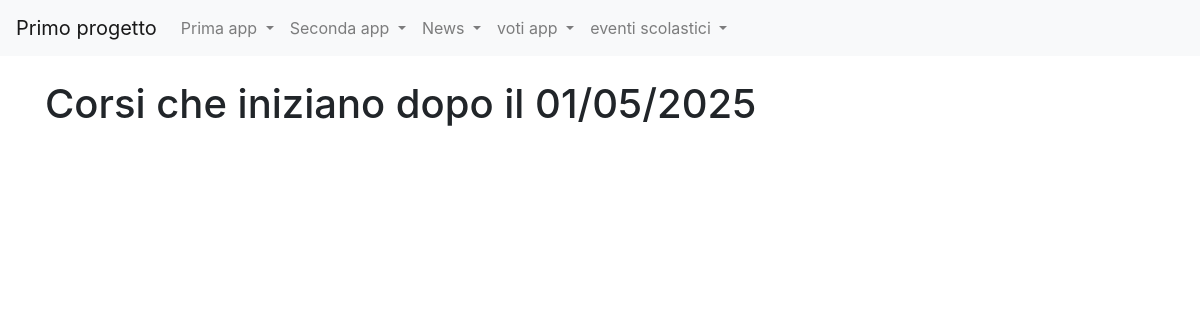
Before: /corsi_formazione/view_c_corsi with the older database file.
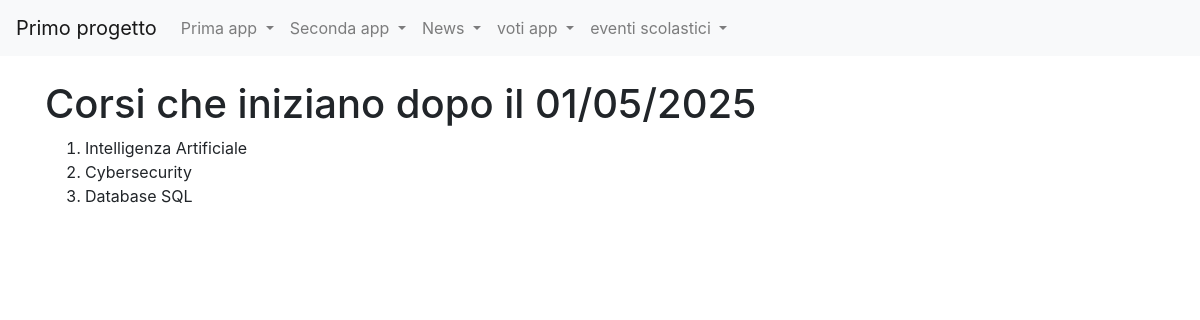
After: the same page with the newer database file.
### corsi_formazione/models.py (models this page shows, shortened)
class Corso(models.Model):
    titolo=models.CharField(max_length=30)
    descrizione=models.TextField()
    data_inizio=models.DateField(blank=True)
    data_fine=models.DateField(blank=True)
    posti_disponibili=models.IntegerField(default=0)
    class Meta:
        verbose_name="Corso"
        verbose_name_plural="Corsi"

### corsi_formazione/views.py (the view)
# urls.py: path("view_c_corsi", view_c_corsi, name="view_c_corsi"),
def view_c_corsi(request):
    corsi=Corso.objects.filter(data_inizio__gt=datetime.date(2025,5,1))
    return render(request, "view_c_corsi.html", context={
        'corsi':corsi
    })

### corsi_formazione/templates/view_c_corsi.html (shortened to what this page needs)
{% extends "base.html"%}
{%block content%}
    <h1>Corsi che iniziano dopo il 01/05/2025</h1>
    <ol>
        {% for corso in corsi %}
            <li>{{ corso.titolo }}</li>
        {% endfor %}
    </ol>
{%endblock content%}

Changed rows visible on the page:
added Corso: titolo "Intelligenza Artificiale"
added Corso: titolo "Cybersecurity"
added Corso: titolo "Database SQL"
